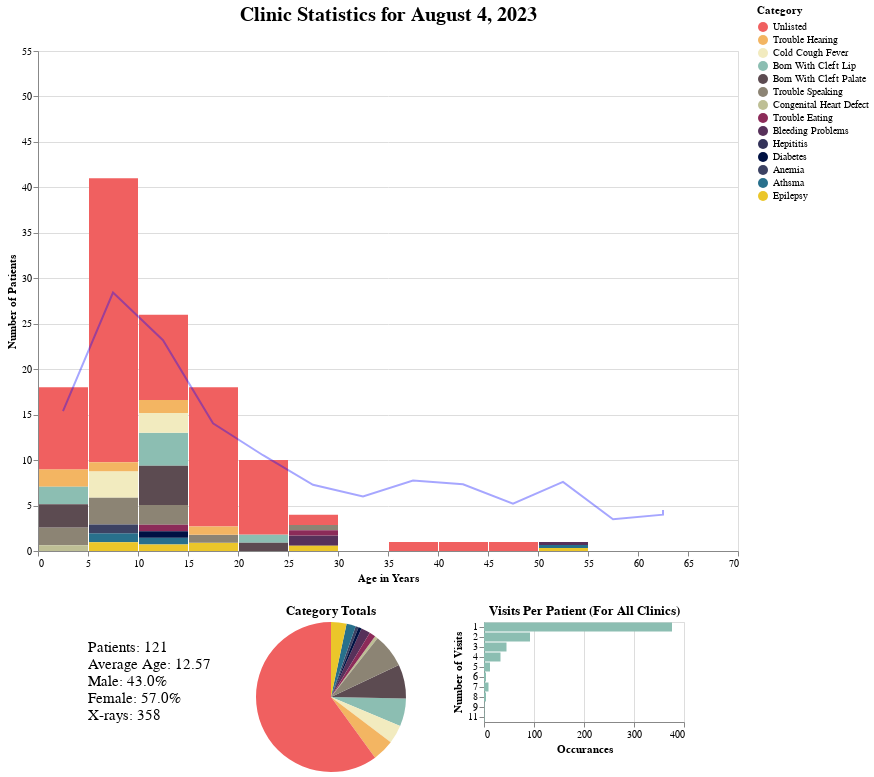

Notebook code cell kept with this figure:
### Code cell
#counts for largest age to set y axis
yMax = math.ceil(np.max(final_df.groupby(['clinic_id','age']).display.sum()))

#setup dates in final_df for Dropdown
date_format = "%d %B %Y"

final_df['clinic_dates'] = final_df['clinic_id']
df = TSD.df_clinic.copy()
replace_dict = df.set_index('id')['start'].to_dict()
final_df['clinic_dates'] = final_df['clinic_dates'].replace(replace_dict)
final_df['clinic_dates'] = pd.to_datetime(final_df['clinic_dates']).dt.strftime(date_format)

clinic_dates = final_df.clinic_dates.unique()

# Convert date strings to datetime objects
date_objects = np.array([datetime.strptime(date, date_format) for date in clinic_dates])

# Sort datetime objects in descending order
sorted_dates = np.sort(date_objects)[::-1]

# Convert sorted datetime objects back to date strings
clinic_dates = [date.strftime(date_format) for date in sorted_dates]

# Custom colors for each category 
category_colors = {
    'Unlisted': '#F06060',
    'Trouble Hearing': '#F3B562',
    'Cold Cough Fever': '#F2EBBF',
       'Born With Cleft Lip': '#8CBEB2',
    'Born With Cleft Palate': '#5C4B51',
       'Trouble Speaking': '#8C8474',
    'Congenital Heart Defect': '#BEBF95',
    'Trouble Eating' : '#8C2B59',
       'Bleeding Problems': '#57315A',
    'Hepititis': '#333259',
    'Diabetes': '#001143',
    'Anemia': '#3C4263',
    'Athsma': '#28708C',
       'Epilepsy': '#EBC62A'
}



# A dropdown filter
clinic_dropdown = alt.binding_select(options=clinic_dates, name="Clinic Date:")
clinic_select = alt.selection_point(fields=['clinic_dates'], bind=clinic_dropdown, \
                                    value=clinic_dates[0])

#Chart most recent clinic with line showing historical average
line = alt.Chart(grouped_avg).mark_line(color='blue', strokeOpacity=0.35).encode(
    alt.X('age_in_years:Q',title='Age in Years',bin = alt.Bin(maxbins=20)),
    y = 'count:Q',
)



base = alt.Chart(final_df).encode (
       x =    alt.X('age', bin = alt.Bin(maxbins=20))   
)
bars = base.mark_bar().encode(
    y = alt.Y('display',title='Number of Patients',scale=alt.Scale(domain=[0,yMax])),
    color=alt.Color('Category', scale=alt.Scale(domain=list(category_colors.keys()),
                                                range=list(category_colors.values()))),
    tooltip=['Category:N','Percent*:N','Gender M/F*:N']).add_params(
    clinic_select
).transform_filter(
    clinic_select
)

#Add summary
#Summary Chart
summary = alt.Chart(summary_info).mark_text(fontSize=15,lineBreak=';',align='left').encode(
text = 'summary',
).add_params(
    clinic_select
).transform_filter(
    clinic_select
).properties(
        width=100,
        height=50  # Adjust height as needed
    )

title = alt.Chart(summary_info).mark_text(fontSize=20, fontWeight='bold').encode(
text = alt.Text('title')
).add_params(
    clinic_select
).transform_filter(
    clinic_select
).properties(
 width=700,
)

# Create a pie chart
pie_chart = alt.Chart(pie_info).mark_arc().encode(
    theta=alt.Theta(field="Percentage", type="quantitative"),
    color=alt.Color(field="Category", type="nominal", scale=alt.Scale(domain=list(category_colors.keys()),
                                                range=list(category_colors.values()))),
    tooltip=['Category', alt.Tooltip('Perc_Text:N',title="Percent"), 'Count']  # Display the category and percentage on hover
).add_params(
    clinic_select
).transform_filter(
    clinic_select
).properties(
 width=200,
    height = 150,
    title='Category Totals'
)

count_df = merged_df.groupby("patient_id").count();
count_df['Count'] = count_df['dob']
count_df = count_df.drop(['dob','start','gender','city','colonia','state','timein','timeout','clinic_id','location','end','Category','age_in_years'],axis=1)

count_chart = alt.Chart(count_df).mark_bar(color = '#8CBEB2').encode(
  y = alt.Y('Count:N',title='Number of Visits'),
    x = alt.X('count()',title='Occurances'),
).properties(
    title='Visits Per Patient (For All Clinics)',
    width = 200,
    height = 100
)


main_layer = alt.layer(bars, line).properties(
    width=700,
    height=500)
second_layer = alt.hconcat(summary,pie_chart, count_chart)
chart = alt.vconcat(title, main_layer, second_layer)

chart.save('TS-Demographics.html')
chart

### Figure 1 — Vega-Lite specification as saved in the notebook (floating-point values rounded to 4 significant figures; data arrays with more than 128 entries replaced by an {"elided": "..."} marker saying what was removed)
{"config": {"view": {"continuousWidth": 300, "continuousHeight": 300}}, "vconcat": [{"data": {"name": "data-2e8ca6125a48d05711a5e3b855f7320d"}, "mark": {"type": "text", "fontSize": 20, "fontWeight": "bold"}, "encoding": {"text": {"field": "title", "type": "nominal"}}, "name": "view_4", "transform": [{"filter": {"param": "param_1"}}], "width": 700}, {"layer": [{"data": {"name": "data-4eb387fab87c0976403dcf2826c75b8f"}, "mark": {"type": "bar"}, "encoding": {"color": {"field": "Category", "scale": {"domain": ["Unlisted", "Trouble Hearing", "Cold Cough Fever", "Born With Cleft Lip", "Born With Cleft Palate", "Trouble Speaking", "Congenital Heart Defect", "Trouble Eating", "Bleeding Problems", "Hepititis", "Diabetes", "Anemia", "Athsma", "Epilepsy"], "range": ["#F06060", "#F3B562", "#F2EBBF", "#8CBEB2", "#5C4B51", "#8C8474", "#BEBF95", "#8C2B59", "#57315A", "#333259", "#001143", "#3C4263", "#28708C", "#EBC62A"]}, "type": "nominal"}, "tooltip": [{"field": "Category", "type": "nominal"}, {"field": "Percent*", "type": "nominal"}, {"field": "Gender M/F*", "type": "nominal"}], "x": {"bin": {"maxbins": 20}, "field": "age", "type": "quantitative"}, "y": {"field": "display", "scale": {"domain": [0, 51]}, "title": "Number of Patients", "type": "quantitative"}}, "name": "view_1", "transform": [{"filter": {"param": "param_1"}}]}, {"data": {"name": "data-0b730ce118594e484dd879b32675cdb3"}, "mark": {"type": "line", "color": "blue", "strokeOpacity": 0.35}, "encoding": {"x": {"bin": {"maxbins": 20}, "field": "age_in_years", "title": "Age in Years", "type": "quantitative"}, "y": {"field": "count", "type": "quantitative"}}}], "height": 500, "width": 700}, {"hconcat": [{"data": {"name": "data-2e8ca6125a48d05711a5e3b855f7320d"}, "mark": {"type": "text", "align": "left", "fontSize": 15, "lineBreak": ";"}, "encoding": {"text": {"field": "summary", "type": "nominal"}}, "height": 50, "name": "view_2", "transform": [{"filter": {"param": "param_1"}}], "width": 100}, {"data": {"name": "data-47a55b008fcca3a9948d657e5e8ff306"}, "mark": {"type": "arc"}, "encoding": {"color": {"field": "Category", "scale": {"domain": ["Unlisted", "Trouble Hearing", "Cold Cough Fever", "Born With Cleft Lip", "Born With Cleft Palate", "Trouble Speaking", "Congenital Heart Defect", "Trouble Eating", "Bleeding Problems", "Hepititis", "Diabetes", "Anemia", "Athsma", "Epilepsy"], "range": ["#F06060", "#F3B562", "#F2EBBF", "#8CBEB2", "#5C4B51", "#8C8474", "#BEBF95", "#8C2B59", "#57315A", "#333259", "#001143", "#3C4263", "#28708C", "#EBC62A"]}, "type": "nominal"}, "theta": {"field": "Percentage", "type": "quantitative"}, "tooltip": [{"field": "Category", "type": "nominal"}, {"field": "Perc_Text", "title": "Percent", "type": "nominal"}, {"field": "Count", "type": "quantitative"}]}, "height": 150, "name": "view_3", "title": "Category Totals", "transform": [{"filter": {"param": "param_1"}}], "width": 200}, {"data": {"name": "data-14dc123a57448aedeed26d1fd53a7006"}, "mark": {"type": "bar", "color": "#8CBEB2"}, "encoding": {"x": {"aggregate": "count", "title": "Occurances", "type": "quantitative"}, "y": {"field": "Count", "title": "Number of Visits", "type": "nominal"}}, "height": 100, "title": "Visits Per Patient (For All Clinics)", "width": 200}]}], "params": [{"name": "param_1", "select": {"type": "point", "fields": ["clinic_dates"]}, "bind": {"input": "select", "options": ["04 August 2023", "14 July 2023", "08 July 2023", "05 May 2023", "30 March 2023", "03 February 2023", "13 January 2023", "05 January 2023", "04 November 2022", "21 October 2022", "05 August 2022", "06 May 2022", "03 November 2021", "01 August 2021", "01 May 2021", "22 March 2021"], "name": "Clinic Date:"}, "value": "04 August 2023", "views": ["view_4", "view_1", "view_2", "view_3"]}], "$schema": "https://vega.github.io/schema/vega-lite/v5.15.1.json", "datasets": {"data-2e8ca6125a48d05711a5e3b855f7320d": [{"clinic_dates": "01 August 2021", "gender": 0.6071, "clinic_id": 16, "age_in_years": 14.31, "count": 84, "summary": "Patients: 84   ;Average Age: 14.31   ;Male: 39.3%   ;Female: 60.7%   ;X-rays: --", "title": "Clinic Statistics for August 1, 2021"}, {"clinic_dates": "01 May 2021", "gender": 0.625, "clinic_id": 15, "age_in_years": 15.69, "count": 16, "summary": "Patients: 16   ;Average Age: 15.69   ;Male: 37.5%   ;Female: 62.5%   ;X-rays: --", "title": "Clinic Statistics for May 1, 2021"}, {"clinic_dates": "03 February 2023", "gender": 0.5385, "clinic_id": 30, "age_in_years": 10.81, "count": 156, "summary": "Patients: 156   ;Average Age: 10.81   ;Male: 46.2%   ;Female: 53.8%   ;X-rays: --", "title": "Clinic Statistics for February 3, 2023"}, {"clinic_dates": "03 November 2021", "gender": 1.0, "clinic_id": 17, "age_in_years": 3.0, "count": 1, "summary": "Patients: 1   ;Average Age: 3.0   ;Male: 0.0%   ;Female: 100.0%   ;X-rays: 5", "title": "Clinic Statistics for November 3, 2021"}, {"clinic_dates": "04 August 2023", "gender": 0.5702, "clinic_id": 32, "age_in_years": 12.57, "count": 121, "summary": "Patients: 121   ;Average Age: 12.57   ;Male: 43.0%   ;Female: 57.0%   ;X-rays: 358", "title": "Clinic Statistics for August 4, 2023"}, {"clinic_dates": "04 November 2022", "gender": 0.5373, "clinic_id": 25, "age_in_years": 9.366, "count": 134, "summary": "Patients: 134   ;Average Age: 9.37   ;Male: 46.3%   ;Female: 53.7%   ;X-rays: 62", "title": "Clinic Statistics for November 4, 2022"}, {"clinic_dates": "05 August 2022", "gender": 0.5909, "clinic_id": 24, "age_in_years": 14.98, "count": 88, "summary": "Patients: 88   ;Average Age: 14.98   ;Male: 40.9%   ;Female: 59.1%   ;X-rays: --", "title": "Clinic Statistics for August 5, 2022"}, {"clinic_dates": "05 January 2023", "gender": 0.7143, "clinic_id": 28, "age_in_years": 5.857, "count": 7, "summary": "Patients: 7   ;Average Age: 5.86   ;Male: 28.6%   ;Female: 71.4%   ;X-rays: --", "title": "Clinic Statistics for January 5, 2023"}, {"clinic_dates": "05 May 2023", "gender": 0.6016, "clinic_id": 31, "age_in_years": 12.41, "count": 123, "summary": "Patients: 123   ;Average Age: 12.41   ;Male: 39.8%   ;Female: 60.2%   ;X-rays: 230", "title": "Clinic Statistics for May 5, 2023"}, {"clinic_dates": "06 May 2022", "gender": 0.5298, "clinic_id": 23, "age_in_years": 13.23, "count": 151, "summary": "Patients: 151   ;Average Age: 13.23   ;Male: 47.0%   ;Female: 53.0%   ;X-rays: 4", "title": "Clinic Statistics for May 6, 2022"}, {"clinic_dates": "08 July 2023", "gender": 0.4545, "clinic_id": 36, "age_in_years": 6.091, "count": 11, "summary": "Patients: 11   ;Average Age: 6.09   ;Male: 54.5%   ;Female: 45.5%   ;X-rays: --", "title": "Clinic Statistics for July 8, 2023"}, {"clinic_dates": "13 January 2023", "gender": 0.6667, "clinic_id": 29, "age_in_years": 7.0, "count": 6, "summary": "Patients: 6   ;Average Age: 7.0   ;Male: 33.3%   ;Female: 66.7%   ;X-rays: --", "title": "Clinic Statistics for January 13, 2023"}, {"clinic_dates": "14 July 2023", "gender": 0.3846, "clinic_id": 35, "age_in_years": 8.962, "count": 26, "summary": "Patients: 26   ;Average Age: 8.96   ;Male: 61.5%   ;Female: 38.5%   ;X-rays: --", "title": "Clinic Statistics for July 14, 2023"}, {"clinic_dates": "21 October 2022", "gender": 0.7049, "clinic_id": 27, "age_in_years": 32.21, "count": 61, "summary": "Patients: 61   ;Average Age: 32.21   ;Male: 29.5%   ;Female: 70.5%   ;X-rays: 2", "title": "Clinic Statistics for October 21, 2022"}, {"clinic_dates": "22 March 2021", "gender": 0.6, "clinic_id": 14, "age_in_years": 3.6, "count": 5, "summary": "Patients: 5   ;Average Age: 3.6   ;Male: 40.0%   ;Female: 60.0%   ;X-rays: --", "title": "Clinic Statistics for March 22, 2021"}, {"clinic_dates": "30 March 2023", "gender": 0.6944, "clinic_id": 34, "age_in_years": 29.28, "count": 36, "summary": "Patients: 36   ;Average Age: 29.28   ;Male: 30.6%   ;Female: 69.4%   ;X-rays: 186", "title": "Clinic Statistics for March 30, 2023"}], "data-4eb387fab87c0976403dcf2826c75b8f": {"elided": "513 records"}, "data-0b730ce118594e484dd879b32675cdb3": [{"age_in_years": 0, "count": 15.38}, {"age_in_years": 5, "count": 28.43}, {"age_in_years": 10, "count": 23.18}, {"age_in_years": 15, "count": 14.05}, {"age_in_years": 20, "count": 10.54}, {"age_in_years": 25, "count": 7.286}, {"age_in_years": 30, "count": 6.0}, {"age_in_years": 35, "count": 7.75}, {"age_in_years": 40, "count": 7.333}, {"age_in_years": 45, "count": 5.2}, {"age_in_years": 50, "count": 7.6}, {"age_in_years": 55, "count": 3.5}, {"age_in_years": 60, "count": 4.0}, {"age_in_years": 65, "count": 4.5}], "data-47a55b008fcca3a9948d657e5e8ff306": {"elided": "138 records"}, "data-14dc123a57448aedeed26d1fd53a7006": {"elided": "577 records"}}}
